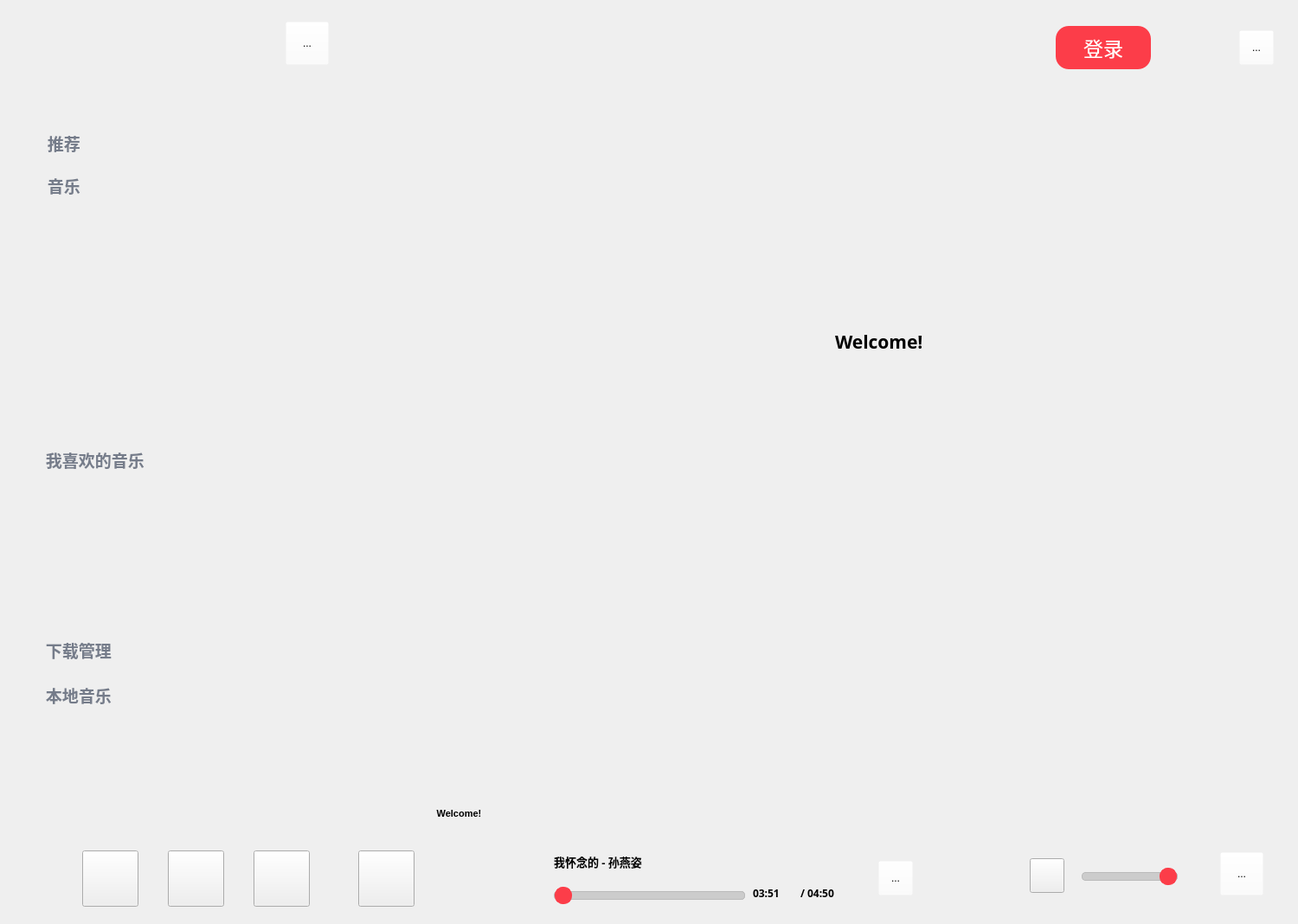
<?xml version="1.0" encoding="UTF-8"?>
<ui version="4.0">
 <class>Widget</class>
 <widget class="QWidget" name="Widget">
  <property name="geometry">
   <rect>
    <x>0</x>
    <y>0</y>
    <width>1500</width>
    <height>1068</height>
   </rect>
  </property>
  <property name="windowTitle">
   <string>Widget</string>
  </property>
  <widget class="QLabel" name="currentLyric">
   <property name="geometry">
    <rect>
     <x>320</x>
     <y>920</y>
     <width>421</width>
     <height>41</height>
    </rect>
   </property>
   <property name="font">
    <font>
     <family>Microsoft YaHei UI</family>
     <pointsize>8</pointsize>
     <weight>75</weight>
     <bold>true</bold>
     <kerning>true</kerning>
    </font>
   </property>
   <property name="text">
    <string>Welcome!</string>
   </property>
   <property name="alignment">
    <set>Qt::AlignCenter</set>
   </property>
  </widget>
  <widget class="QStackedWidget" name="stackedWidget">
   <property name="geometry">
    <rect>
     <x>292</x>
     <y>80</y>
     <width>1200</width>
     <height>850</height>
    </rect>
   </property>
   <property name="styleSheet">
    <string notr="true"/>
   </property>
   <property name="currentIndex">
    <number>0</number>
   </property>
   <widget class="QWidget" name="page_music">
    <widget class="RotateWidget" name="PostWidget" native="true">
     <property name="geometry">
      <rect>
       <x>150</x>
       <y>220</y>
       <width>400</width>
       <height>400</height>
      </rect>
     </property>
     <property name="sizePolicy">
      <sizepolicy hsizetype="Fixed" vsizetype="Fixed">
       <horstretch>0</horstretch>
       <verstretch>0</verstretch>
      </sizepolicy>
     </property>
     <property name="minimumSize">
      <size>
       <width>400</width>
       <height>400</height>
      </size>
     </property>
    </widget>
    <widget class="QWidget" name="widget_4" native="true">
     <property name="geometry">
      <rect>
       <x>673</x>
       <y>130</y>
       <width>461</width>
       <height>671</height>
      </rect>
     </property>
     <layout class="QVBoxLayout" name="verticalLayout">
      <item>
       <widget class="QLabel" name="lyricLabel_1">
        <property name="minimumSize">
         <size>
          <width>200</width>
          <height>40</height>
         </size>
        </property>
        <property name="font">
         <font>
          <family>微软雅黑 Light</family>
          <pointsize>13</pointsize>
          <stylestrategy>PreferAntialias</stylestrategy>
         </font>
        </property>
        <property name="text">
         <string/>
        </property>
        <property name="alignment">
         <set>Qt::AlignLeading|Qt::AlignLeft|Qt::AlignVCenter</set>
        </property>
        <property name="wordWrap">
         <bool>true</bool>
        </property>
       </widget>
      </item>
      <item>
       <widget class="QLabel" name="lyricLabel_2">
        <property name="minimumSize">
         <size>
          <width>200</width>
          <height>40</height>
         </size>
        </property>
        <property name="font">
         <font>
          <family>微软雅黑 Light</family>
          <pointsize>13</pointsize>
          <stylestrategy>PreferAntialias</stylestrategy>
         </font>
        </property>
        <property name="text">
         <string/>
        </property>
        <property name="alignment">
         <set>Qt::AlignLeading|Qt::AlignLeft|Qt::AlignVCenter</set>
        </property>
        <property name="wordWrap">
         <bool>true</bool>
        </property>
       </widget>
      </item>
      <item>
       <widget class="QLabel" name="lyricLabel_3">
        <property name="minimumSize">
         <size>
          <width>250</width>
          <height>50</height>
         </size>
        </property>
        <property name="font">
         <font>
          <family>微软雅黑</family>
          <pointsize>16</pointsize>
          <weight>75</weight>
          <bold>true</bold>
          <underline>false</underline>
         </font>
        </property>
        <property name="text">
         <string>Welcome!</string>
        </property>
        <property name="alignment">
         <set>Qt::AlignLeading|Qt::AlignLeft|Qt::AlignVCenter</set>
        </property>
        <property name="wordWrap">
         <bool>true</bool>
        </property>
       </widget>
      </item>
      <item>
       <widget class="QLabel" name="lyricLabel_4">
        <property name="minimumSize">
         <size>
          <width>200</width>
          <height>40</height>
         </size>
        </property>
        <property name="font">
         <font>
          <family>微软雅黑 Light</family>
          <pointsize>13</pointsize>
          <stylestrategy>PreferAntialias</stylestrategy>
         </font>
        </property>
        <property name="text">
         <string/>
        </property>
        <property name="alignment">
         <set>Qt::AlignLeading|Qt::AlignLeft|Qt::AlignVCenter</set>
        </property>
        <property name="wordWrap">
         <bool>true</bool>
        </property>
       </widget>
      </item>
      <item>
       <widget class="QLabel" name="lyricLabel_5">
        <property name="minimumSize">
         <size>
          <width>200</width>
          <height>40</height>
         </size>
        </property>
        <property name="font">
         <font>
          <family>微软雅黑 Light</family>
          <pointsize>13</pointsize>
          <stylestrategy>PreferAntialias</stylestrategy>
         </font>
        </property>
        <property name="text">
         <string/>
        </property>
        <property name="alignment">
         <set>Qt::AlignLeading|Qt::AlignLeft|Qt::AlignVCenter</set>
        </property>
        <property name="wordWrap">
         <bool>true</bool>
        </property>
       </widget>
      </item>
      <item>
       <widget class="QLabel" name="lyricLabel_6">
        <property name="minimumSize">
         <size>
          <width>200</width>
          <height>40</height>
         </size>
        </property>
        <property name="font">
         <font>
          <family>微软雅黑 Light</family>
          <pointsize>13</pointsize>
          <stylestrategy>PreferAntialias</stylestrategy>
         </font>
        </property>
        <property name="styleSheet">
         <string notr="true"/>
        </property>
        <property name="text">
         <string/>
        </property>
        <property name="alignment">
         <set>Qt::AlignLeading|Qt::AlignLeft|Qt::AlignVCenter</set>
        </property>
        <property name="wordWrap">
         <bool>true</bool>
        </property>
       </widget>
      </item>
      <item>
       <widget class="QLabel" name="lyricLabel_7">
        <property name="minimumSize">
         <size>
          <width>200</width>
          <height>40</height>
         </size>
        </property>
        <property name="font">
         <font>
          <family>微软雅黑 Light</family>
          <pointsize>13</pointsize>
          <stylestrategy>PreferAntialias</stylestrategy>
         </font>
        </property>
        <property name="styleSheet">
         <string notr="true"/>
        </property>
        <property name="text">
         <string/>
        </property>
        <property name="alignment">
         <set>Qt::AlignLeading|Qt::AlignLeft|Qt::AlignVCenter</set>
        </property>
        <property name="wordWrap">
         <bool>true</bool>
        </property>
       </widget>
      </item>
      <item>
       <widget class="QLabel" name="lyricLabel_8">
        <property name="minimumSize">
         <size>
          <width>200</width>
          <height>40</height>
         </size>
        </property>
        <property name="font">
         <font>
          <family>微软雅黑 Light</family>
          <pointsize>13</pointsize>
          <stylestrategy>PreferAntialias</stylestrategy>
         </font>
        </property>
        <property name="styleSheet">
         <string notr="true"/>
        </property>
        <property name="text">
         <string/>
        </property>
        <property name="alignment">
         <set>Qt::AlignLeading|Qt::AlignLeft|Qt::AlignVCenter</set>
        </property>
        <property name="wordWrap">
         <bool>true</bool>
        </property>
       </widget>
      </item>
      <item>
       <widget class="QLabel" name="lyricLabel_9">
        <property name="minimumSize">
         <size>
          <width>200</width>
          <height>40</height>
         </size>
        </property>
        <property name="font">
         <font>
          <family>微软雅黑 Light</family>
          <pointsize>13</pointsize>
          <stylestrategy>PreferAntialias</stylestrategy>
         </font>
        </property>
        <property name="styleSheet">
         <string notr="true"/>
        </property>
        <property name="text">
         <string/>
        </property>
        <property name="alignment">
         <set>Qt::AlignLeading|Qt::AlignLeft|Qt::AlignVCenter</set>
        </property>
        <property name="wordWrap">
         <bool>true</bool>
        </property>
       </widget>
      </item>
     </layout>
    </widget>
   </widget>
   <widget class="QWidget" name="page_home">
    <widget class="QLabel" name="label_enter_hotlist">
     <property name="geometry">
      <rect>
       <x>60</x>
       <y>80</y>
       <width>280</width>
       <height>280</height>
      </rect>
     </property>
     <property name="mouseTracking">
      <bool>true</bool>
     </property>
     <property name="styleSheet">
      <string notr="true"/>
     </property>
     <property name="text">
      <string/>
     </property>
    </widget>
    <widget class="QLabel" name="label_enter_newlist">
     <property name="geometry">
      <rect>
       <x>440</x>
       <y>80</y>
       <width>280</width>
       <height>280</height>
      </rect>
     </property>
     <property name="styleSheet">
      <string notr="true"/>
     </property>
     <property name="text">
      <string/>
     </property>
    </widget>
    <widget class="QLabel" name="label_enter_uplist">
     <property name="geometry">
      <rect>
       <x>830</x>
       <y>80</y>
       <width>280</width>
       <height>280</height>
      </rect>
     </property>
     <property name="styleSheet">
      <string notr="true"/>
     </property>
     <property name="text">
      <string/>
     </property>
    </widget>
    <widget class="QLabel" name="label_enter_goldlist">
     <property name="geometry">
      <rect>
       <x>60</x>
       <y>460</y>
       <width>280</width>
       <height>280</height>
      </rect>
     </property>
     <property name="styleSheet">
      <string notr="true"/>
     </property>
     <property name="text">
      <string/>
     </property>
    </widget>
    <widget class="QLabel" name="label_enter_jaylist">
     <property name="geometry">
      <rect>
       <x>440</x>
       <y>460</y>
       <width>280</width>
       <height>280</height>
      </rect>
     </property>
     <property name="styleSheet">
      <string notr="true"/>
     </property>
     <property name="text">
      <string/>
     </property>
    </widget>
    <widget class="QLabel" name="label_6">
     <property name="geometry">
      <rect>
       <x>30</x>
       <y>20</y>
       <width>261</width>
       <height>50</height>
      </rect>
     </property>
     <property name="font">
      <font>
       <family>Microsoft YaHei UI</family>
       <pointsize>15</pointsize>
       <weight>75</weight>
       <bold>true</bold>
      </font>
     </property>
     <property name="text">
      <string>歌单广场</string>
     </property>
    </widget>
    <widget class="QLabel" name="label_7">
     <property name="geometry">
      <rect>
       <x>130</x>
       <y>370</y>
       <width>130</width>
       <height>50</height>
      </rect>
     </property>
     <property name="font">
      <font>
       <family>Microsoft YaHei UI</family>
       <pointsize>11</pointsize>
      </font>
     </property>
     <property name="text">
      <string>热门歌曲榜</string>
     </property>
     <property name="alignment">
      <set>Qt::AlignCenter</set>
     </property>
    </widget>
    <widget class="QLabel" name="label_8">
     <property name="geometry">
      <rect>
       <x>520</x>
       <y>370</y>
       <width>130</width>
       <height>50</height>
      </rect>
     </property>
     <property name="font">
      <font>
       <family>Microsoft YaHei UI</family>
       <pointsize>11</pointsize>
      </font>
     </property>
     <property name="text">
      <string>新歌榜</string>
     </property>
     <property name="alignment">
      <set>Qt::AlignCenter</set>
     </property>
    </widget>
    <widget class="QLabel" name="label_9">
     <property name="geometry">
      <rect>
       <x>910</x>
       <y>370</y>
       <width>130</width>
       <height>50</height>
      </rect>
     </property>
     <property name="font">
      <font>
       <family>Microsoft YaHei UI</family>
       <pointsize>11</pointsize>
      </font>
     </property>
     <property name="text">
      <string>飙升榜</string>
     </property>
     <property name="alignment">
      <set>Qt::AlignCenter</set>
     </property>
    </widget>
    <widget class="QLabel" name="label_10">
     <property name="geometry">
      <rect>
       <x>130</x>
       <y>750</y>
       <width>130</width>
       <height>50</height>
      </rect>
     </property>
     <property name="font">
      <font>
       <family>Microsoft YaHei UI</family>
       <pointsize>11</pointsize>
      </font>
     </property>
     <property name="text">
      <string>华语金曲</string>
     </property>
     <property name="alignment">
      <set>Qt::AlignCenter</set>
     </property>
    </widget>
    <widget class="QLabel" name="label_11">
     <property name="geometry">
      <rect>
       <x>520</x>
       <y>750</y>
       <width>130</width>
       <height>50</height>
      </rect>
     </property>
     <property name="font">
      <font>
       <family>Microsoft YaHei UI</family>
       <pointsize>11</pointsize>
      </font>
     </property>
     <property name="text">
      <string>周杰伦精选</string>
     </property>
     <property name="alignment">
      <set>Qt::AlignCenter</set>
     </property>
    </widget>
   </widget>
   <widget class="QWidget" name="page_search"/>
   <widget class="QWidget" name="page_love">
    <widget class="QLabel" name="label_likeCover">
     <property name="geometry">
      <rect>
       <x>60</x>
       <y>40</y>
       <width>300</width>
       <height>300</height>
      </rect>
     </property>
     <property name="styleSheet">
      <string notr="true">background-color: rgb(255, 255, 255);</string>
     </property>
     <property name="text">
      <string>喜欢列表封面</string>
     </property>
    </widget>
    <widget class="QLabel" name="label_likeTitle">
     <property name="geometry">
      <rect>
       <x>400</x>
       <y>40</y>
       <width>300</width>
       <height>60</height>
      </rect>
     </property>
     <property name="font">
      <font>
       <family>Microsoft YaHei UI</family>
       <pointsize>15</pointsize>
       <weight>75</weight>
       <bold>true</bold>
      </font>
     </property>
     <property name="styleSheet">
      <string notr="true"/>
     </property>
     <property name="text">
      <string>我喜欢的音乐</string>
     </property>
    </widget>
    <widget class="QPushButton" name="pushButton_likePlay">
     <property name="geometry">
      <rect>
       <x>400</x>
       <y>270</y>
       <width>160</width>
       <height>70</height>
      </rect>
     </property>
     <property name="font">
      <font>
       <family>Microsoft YaHei UI</family>
       <pointsize>-1</pointsize>
      </font>
     </property>
     <property name="styleSheet">
      <string notr="true">QPushButton
{
    border-radius: 15px; /* 圆角半径 */
    padding: 5px; /* 内边距，避免文本紧贴边框 */
    background-color: #FC3D49; /* 背景颜色 */
    font-size: 23px; /* 字体大小*/
	color: #ffffff;
}
QPushButton:hover
{
    background-color: #e63742; /* 背景颜色 */
}

</string>
     </property>
     <property name="text">
      <string>播放</string>
     </property>
    </widget>
    <widget class="QListWidget" name="listWidget_like">
     <property name="geometry">
      <rect>
       <x>40</x>
       <y>369</y>
       <width>1135</width>
       <height>441</height>
      </rect>
     </property>
     <property name="styleSheet">
      <string notr="true">QListWidget {
    background-color: transparent; /* 设置QListWidget的背景为透明 */
    border: none; /* 不显示边框 */
    border-radius: 10px; /* 整体圆角 */
	outline:0px;
}

QListWidget::item {
    /*height: 150px; /* 设置每一项的高度 */
    border-radius: 10px; /* 每一项也设置圆角 */
    /*padding: 10px; /* 设置内边距 */
}

QListWidget::item:selected {
    /*background-color: #4CAF50; /* 选中项的背景颜色 */
    /*color: white; /* 选中项的文字颜色 */
}

QListWidget::item:hover {
    background-color: #f0f0f0; /* 鼠标悬停时项的背景颜色 */
    border-radius: 10px; /* 保持圆角 */
}
</string>
     </property>
    </widget>
   </widget>
   <widget class="QWidget" name="page_list">
    <widget class="QLabel" name="label_listCover">
     <property name="geometry">
      <rect>
       <x>60</x>
       <y>40</y>
       <width>300</width>
       <height>300</height>
      </rect>
     </property>
     <property name="styleSheet">
      <string notr="true"/>
     </property>
     <property name="text">
      <string/>
     </property>
    </widget>
    <widget class="QLabel" name="label_listTitle">
     <property name="geometry">
      <rect>
       <x>400</x>
       <y>40</y>
       <width>300</width>
       <height>60</height>
      </rect>
     </property>
     <property name="font">
      <font>
       <family>Microsoft YaHei UI</family>
       <pointsize>15</pointsize>
       <weight>75</weight>
       <bold>true</bold>
      </font>
     </property>
     <property name="styleSheet">
      <string notr="true"/>
     </property>
     <property name="text">
      <string>我喜欢的音乐-1</string>
     </property>
     <property name="alignment">
      <set>Qt::AlignLeading|Qt::AlignLeft|Qt::AlignTop</set>
     </property>
    </widget>
    <widget class="QPushButton" name="pushButton_listPlay">
     <property name="geometry">
      <rect>
       <x>400</x>
       <y>270</y>
       <width>160</width>
       <height>70</height>
      </rect>
     </property>
     <property name="font">
      <font>
       <family>Microsoft YaHei UI</family>
       <pointsize>-1</pointsize>
      </font>
     </property>
     <property name="styleSheet">
      <string notr="true">QPushButton
{
    border-radius: 15px; /* 圆角半径 */
    padding: 5px; /* 内边距，避免文本紧贴边框 */
    background-color: #FC3D49; /* 背景颜色 */
    font-size: 23px; /* 字体大小*/
	color: #ffffff;
}
QPushButton:hover
{
    background-color: #e63742; /* 背景颜色 */
}

</string>
     </property>
     <property name="text">
      <string>播放</string>
     </property>
    </widget>
    <widget class="QListWidget" name="listWidget_list">
     <property name="geometry">
      <rect>
       <x>40</x>
       <y>369</y>
       <width>1138</width>
       <height>465</height>
      </rect>
     </property>
     <property name="styleSheet">
      <string notr="true">QListWidget {
    background-color: transparent; /* 设置QListWidget的背景为透明 */
    border: none; /* 不显示边框 */
    border-radius: 10px; /* 整体圆角 */
	outline:0px;
}

QListWidget::item {
    /*height: 150px; /* 设置每一项的高度 */
    border-radius: 10px; /* 每一项也设置圆角 */
    /*padding: 10px; /* 设置内边距 */
}

QListWidget::item:selected {
    /*background-color: #4CAF50; /* 选中项的背景颜色 */
    /*color: white; /* 选中项的文字颜色 */
}

QListWidget::item:hover {
    background-color: #f0f0f0; /* 鼠标悬停时项的背景颜色 */
    border-radius: 10px; /* 保持圆角 */
}

/* 自定义滑动条的样式 */
QScrollBar:vertical {
    border: none; /* 移除边框 */
    background: #f0f0f0; /* 滑动条背景色 */
    width: 8px; /* 设置滑动条宽度 */
    margin: 0px 0px 0px 0px; /* 滑动条上下的边距 */
    border-radius: 4px; /* 圆角效果 */
}

QScrollBar::handle:vertical {
    background: #bfbfbf; /* 滑块颜色 */
    border-radius: 4px; /* 圆角效果 */
    min-height: 20px; /* 滑块的最小高度 */
}

QScrollBar::handle:vertical:hover {
    background: #a6a6a6; /* 悬停时滑块的颜色 */
}

QScrollBar::add-line:vertical, QScrollBar::sub-line:vertical {
    background: none; /* 隐藏滑动条上下的按钮 */
    height: 0px; /* 移除按钮高度 */
    width: 0px;
}

/* 防止滑块超出范围 */
QScrollBar::add-page:vertical, QScrollBar::sub-page:vertical {
    background: none;
}
</string>
     </property>
    </widget>
   </widget>
   <widget class="QWidget" name="page_download"/>
   <widget class="QWidget" name="page_local"/>
  </widget>
  <widget class="QPushButton" name="pushButton_page_music">
   <property name="geometry">
    <rect>
     <x>38</x>
     <y>190</y>
     <width>222</width>
     <height>48</height>
    </rect>
   </property>
   <property name="font">
    <font>
     <family>微软雅黑 Light</family>
     <pointsize>-1</pointsize>
     <weight>75</weight>
     <bold>true</bold>
    </font>
   </property>
   <property name="styleSheet">
    <string notr="true">QPushButton {
    background-color: transparent;
    border: 2px solid transparent;
    border-radius: 10px;
	text-align: left; padding-left: 10px;
    color: #757c8a;
	font-size: 19px;
}

QPushButton:hover {
    background-color: rgba(169, 169, 169, 0.5);  /* 灰色提示 */
}
</string>
   </property>
   <property name="text">
    <string> 音乐</string>
   </property>
   <property name="icon">
    <iconset resource="resource.qrc">
     <normaloff>:/img/page_play.png</normaloff>:/img/page_play.png</iconset>
   </property>
   <property name="iconSize">
    <size>
     <width>34</width>
     <height>34</height>
    </size>
   </property>
  </widget>
  <widget class="QPushButton" name="pushButton_page_home">
   <property name="geometry">
    <rect>
     <x>38</x>
     <y>141</y>
     <width>222</width>
     <height>48</height>
    </rect>
   </property>
   <property name="font">
    <font>
     <family>微软雅黑 Light</family>
     <pointsize>-1</pointsize>
     <weight>75</weight>
     <bold>true</bold>
    </font>
   </property>
   <property name="styleSheet">
    <string notr="true">QPushButton {
    background-color: transparent;
    border: 2px solid transparent;
    border-radius: 10px;
    /*padding: 10px 15px;*/
	color: #757c8a;
	font-size: 19px;
	text-align: left; padding-left: 10px;
}

QPushButton:hover {
    background-color: rgba(169, 169, 169, 0.5);  /* 灰色提示 */
}

</string>
   </property>
   <property name="text">
    <string> 推荐</string>
   </property>
   <property name="icon">
    <iconset resource="resource.qrc">
     <normaloff>:/img/page_home.png</normaloff>:/img/page_home.png</iconset>
   </property>
   <property name="iconSize">
    <size>
     <width>34</width>
     <height>34</height>
    </size>
   </property>
  </widget>
  <widget class="QPushButton" name="pushButton_page_love">
   <property name="geometry">
    <rect>
     <x>36</x>
     <y>507</y>
     <width>222</width>
     <height>48</height>
    </rect>
   </property>
   <property name="font">
    <font>
     <family>微软雅黑 Light</family>
     <pointsize>-1</pointsize>
     <weight>75</weight>
     <bold>true</bold>
    </font>
   </property>
   <property name="styleSheet">
    <string notr="true">QPushButton {
    background-color: transparent;
    border: 2px solid transparent;
    border-radius: 10px;
   	text-align: left; padding-left: 10px;
    color: #757c8a;
	font-size: 19px;
}

QPushButton:hover {
    background-color: rgba(169, 169, 169, 0.5);  /* 灰色提示 */
}
</string>
   </property>
   <property name="text">
    <string> 我喜欢的音乐</string>
   </property>
   <property name="icon">
    <iconset resource="resource.qrc">
     <normaloff>:/img/list_love.png</normaloff>:/img/list_love.png</iconset>
   </property>
   <property name="iconSize">
    <size>
     <width>30</width>
     <height>30</height>
    </size>
   </property>
  </widget>
  <widget class="QPushButton" name="pushButton_page_download">
   <property name="geometry">
    <rect>
     <x>36</x>
     <y>727</y>
     <width>222</width>
     <height>48</height>
    </rect>
   </property>
   <property name="font">
    <font>
     <family>微软雅黑 Light</family>
     <pointsize>-1</pointsize>
     <weight>75</weight>
     <bold>true</bold>
    </font>
   </property>
   <property name="styleSheet">
    <string notr="true">QPushButton {
    background-color: transparent;
    border: 2px solid transparent;
    border-radius: 10px;
    text-align: left; padding-left: 10px;
    color: #757c8a;
	font-size: 19px;
}

QPushButton:hover {
    background-color: rgba(169, 169, 169, 0.5);  /* 灰色提示 */
}
</string>
   </property>
   <property name="text">
    <string> 下载管理</string>
   </property>
   <property name="icon">
    <iconset resource="resource.qrc">
     <normaloff>:/img/list_download.png</normaloff>:/img/list_download.png</iconset>
   </property>
   <property name="iconSize">
    <size>
     <width>34</width>
     <height>34</height>
    </size>
   </property>
  </widget>
  <widget class="QPushButton" name="pushButton_page_local">
   <property name="geometry">
    <rect>
     <x>36</x>
     <y>779</y>
     <width>222</width>
     <height>48</height>
    </rect>
   </property>
   <property name="font">
    <font>
     <family>微软雅黑 Light</family>
     <pointsize>-1</pointsize>
     <weight>75</weight>
     <bold>true</bold>
    </font>
   </property>
   <property name="styleSheet">
    <string notr="true">QPushButton {
    background-color: transparent;
    border: 2px solid transparent;
    border-radius: 10px;
    text-align: left; padding-left: 10px;
    color: #757c8a;
	font-size: 19px;
}

QPushButton:hover {
    background-color: rgba(169, 169, 169, 0.5);  /* 灰色提示 */
}
</string>
   </property>
   <property name="text">
    <string> 本地音乐</string>
   </property>
   <property name="icon">
    <iconset resource="resource.qrc">
     <normaloff>:/img/list_local.png</normaloff>:/img/list_local.png</iconset>
   </property>
   <property name="iconSize">
    <size>
     <width>34</width>
     <height>34</height>
    </size>
   </property>
  </widget>
  <widget class="QPushButton" name="pushButton_login">
   <property name="geometry">
    <rect>
     <x>1220</x>
     <y>30</y>
     <width>110</width>
     <height>50</height>
    </rect>
   </property>
   <property name="font">
    <font>
     <family>Microsoft YaHei UI</family>
     <pointsize>-1</pointsize>
    </font>
   </property>
   <property name="styleSheet">
    <string notr="true">QPushButton
{
    border-radius: 15px; /* 圆角半径 */
    padding: 5px; /* 内边距，避免文本紧贴边框 */
    background-color: #FC3D49; /* 背景颜色 */
    font-size: 23px; /* 字体大小*/
	color: #ffffff;
}
QPushButton:hover
{
    background-color: #e63742; /* 背景颜色 */
}

</string>
   </property>
   <property name="text">
    <string>登录</string>
   </property>
  </widget>
  <widget class="QToolButton" name="toolButton_playlist">
   <property name="geometry">
    <rect>
     <x>1410</x>
     <y>985</y>
     <width>50</width>
     <height>50</height>
    </rect>
   </property>
   <property name="styleSheet">
    <string notr="true">background-color:rgba(255,255,255,0);</string>
   </property>
   <property name="text">
    <string>...</string>
   </property>
   <property name="icon">
    <iconset resource="resource.qrc">
     <normaloff>:/img/icon_playlist.png</normaloff>:/img/icon_playlist.png</iconset>
   </property>
   <property name="iconSize">
    <size>
     <width>50</width>
     <height>50</height>
    </size>
   </property>
  </widget>
  <widget class="QToolButton" name="toolButton_settings">
   <property name="geometry">
    <rect>
     <x>1432</x>
     <y>35</y>
     <width>40</width>
     <height>40</height>
    </rect>
   </property>
   <property name="styleSheet">
    <string notr="true">QToolButton
{
	background-color:rgba(255,255,255,0);
}

QToolButton::menu-indicator
{
     /* 该代码用于设计隐藏三角形箭头 */
     width:0px;

}
</string>
   </property>
   <property name="text">
    <string>...</string>
   </property>
   <property name="icon">
    <iconset resource="resource.qrc">
     <normaloff>:/img/setting.png</normaloff>:/img/setting.png</iconset>
   </property>
   <property name="iconSize">
    <size>
     <width>40</width>
     <height>40</height>
    </size>
   </property>
   <property name="arrowType">
    <enum>Qt::NoArrow</enum>
   </property>
  </widget>
  <widget class="QToolButton" name="toolButton_like">
   <property name="geometry">
    <rect>
     <x>1015</x>
     <y>995</y>
     <width>40</width>
     <height>40</height>
    </rect>
   </property>
   <property name="minimumSize">
    <size>
     <width>40</width>
     <height>40</height>
    </size>
   </property>
   <property name="styleSheet">
    <string notr="true">background-color:rgba(255,255,255,0);</string>
   </property>
   <property name="text">
    <string>...</string>
   </property>
   <property name="icon">
    <iconset resource="resource.qrc">
     <normaloff>:/img/dislike.png</normaloff>:/img/dislike.png</iconset>
   </property>
   <property name="iconSize">
    <size>
     <width>40</width>
     <height>40</height>
    </size>
   </property>
  </widget>
  <widget class="QWidget" name="widget" native="true">
   <property name="geometry">
    <rect>
     <x>80</x>
     <y>970</y>
     <width>415</width>
     <height>91</height>
    </rect>
   </property>
   <property name="minimumSize">
    <size>
     <width>293</width>
     <height>86</height>
    </size>
   </property>
   <layout class="QHBoxLayout" name="horizontalLayout">
    <item>
     <widget class="QPushButton" name="prevBtn">
      <property name="minimumSize">
       <size>
        <width>65</width>
        <height>65</height>
       </size>
      </property>
      <property name="maximumSize">
       <size>
        <width>65</width>
        <height>65</height>
       </size>
      </property>
      <property name="text">
       <string/>
      </property>
     </widget>
    </item>
    <item>
     <spacer name="horizontalSpacer_3">
      <property name="orientation">
       <enum>Qt::Horizontal</enum>
      </property>
      <property name="sizeType">
       <enum>QSizePolicy::Fixed</enum>
      </property>
      <property name="sizeHint" stdset="0">
       <size>
        <width>13</width>
        <height>20</height>
       </size>
      </property>
     </spacer>
    </item>
    <item>
     <widget class="QPushButton" name="playerBtn">
      <property name="minimumSize">
       <size>
        <width>65</width>
        <height>65</height>
       </size>
      </property>
      <property name="maximumSize">
       <size>
        <width>65</width>
        <height>65</height>
       </size>
      </property>
      <property name="text">
       <string/>
      </property>
     </widget>
    </item>
    <item>
     <spacer name="horizontalSpacer_2">
      <property name="orientation">
       <enum>Qt::Horizontal</enum>
      </property>
      <property name="sizeType">
       <enum>QSizePolicy::Fixed</enum>
      </property>
      <property name="sizeHint" stdset="0">
       <size>
        <width>13</width>
        <height>20</height>
       </size>
      </property>
     </spacer>
    </item>
    <item>
     <widget class="QPushButton" name="nextBtn">
      <property name="minimumSize">
       <size>
        <width>65</width>
        <height>65</height>
       </size>
      </property>
      <property name="maximumSize">
       <size>
        <width>65</width>
        <height>65</height>
       </size>
      </property>
      <property name="text">
       <string/>
      </property>
     </widget>
    </item>
    <item>
     <spacer name="horizontalSpacer">
      <property name="orientation">
       <enum>Qt::Horizontal</enum>
      </property>
      <property name="sizeType">
       <enum>QSizePolicy::Fixed</enum>
      </property>
      <property name="sizeHint" stdset="0">
       <size>
        <width>35</width>
        <height>20</height>
       </size>
      </property>
     </spacer>
    </item>
    <item>
     <widget class="QPushButton" name="modeBtn">
      <property name="minimumSize">
       <size>
        <width>65</width>
        <height>65</height>
       </size>
      </property>
      <property name="maximumSize">
       <size>
        <width>65</width>
        <height>65</height>
       </size>
      </property>
      <property name="text">
       <string/>
      </property>
     </widget>
    </item>
   </layout>
  </widget>
  <widget class="QWidget" name="widget_2" native="true">
   <property name="geometry">
    <rect>
     <x>520</x>
     <y>959</y>
     <width>485</width>
     <height>101</height>
    </rect>
   </property>
   <property name="minimumSize">
    <size>
     <width>461</width>
     <height>101</height>
    </size>
   </property>
   <property name="layoutDirection">
    <enum>Qt::LeftToRight</enum>
   </property>
   <widget class="QLabel" name="albumPic">
    <property name="geometry">
     <rect>
      <x>10</x>
      <y>10</y>
      <width>85</width>
      <height>85</height>
     </rect>
    </property>
    <property name="styleSheet">
     <string notr="true">QLabel {
    /*border-radius: 10px;  /* 设置圆角半径 */
    /*padding: 5px;  /* 可选，给文本周围留些空白 */

}</string>
    </property>
    <property name="text">
     <string/>
    </property>
   </widget>
   <widget class="QSlider" name="processBar">
    <property name="geometry">
     <rect>
      <x>120</x>
      <y>65</y>
      <width>221</width>
      <height>22</height>
     </rect>
    </property>
    <property name="sizePolicy">
     <sizepolicy hsizetype="Preferred" vsizetype="Preferred">
      <horstretch>0</horstretch>
      <verstretch>0</verstretch>
     </sizepolicy>
    </property>
    <property name="styleSheet">
     <string notr="true">QSlider::groove:horizontal {
    border: 1px solid #bbb; /* 滑槽的边框颜色 */
    background: #ccc; /* 滑槽的背景颜色 */
    height: 8px; /* 滑槽的高度 */
    border-radius: 4px; /* 滑槽的圆角半径 */
}
 
QSlider::handle:horizontal {
    background: #FC3D49; /* 滑块的背景颜色 */
    border: 1px solid #FC3D49; /* 滑块的边框颜色 */
    width: 18px; /* 滑块的宽度 */
    height: 18px; /* 滑块的高度 */
    border-radius: 9px; /* 滑块的圆角半径，确保滑块是圆形 */
    margin: -6px 0; /* 滑块超出滑槽的边距 */
}
 
QSlider::sub-page:horizontal {
    /* 使用线性渐变实现已通过部分的渐变效果 */
    background: qlineargradient(
        spread: pad, /* 填充模式 */
        x1: 0, y1: 0, /* 起点位置 */
        x2: 1, y2: 0, /* 终点位置（水平渐变） */
        stop: 0 #FC3D49, /* 起始颜色 */
        stop: 1 #fc9c9e /* 结束颜色 */
    );
    /*border: 1px solid #FC3D49; /* 已通过部分的边框颜色 */
    height: 8px; /* 已通过部分的高度 */
    border-radius: 4px; /* 已通过部分的圆角半径 */
}
 
QSlider::add-page:horizontal {
    background: #ccc; /* 未通过部分的背景颜色 */
    border: 1px solid #bbb; /* 未通过部分的边框颜色 */
    height: 8px; /* 未通过部分的高度 */
    border-radius: 4px; /* 未通过部分的圆角半径 */
}
</string>
    </property>
    <property name="orientation">
     <enum>Qt::Horizontal</enum>
    </property>
   </widget>
   <widget class="QLabel" name="songName">
    <property name="geometry">
     <rect>
      <x>120</x>
      <y>25</y>
      <width>350</width>
      <height>23</height>
     </rect>
    </property>
    <property name="font">
     <font>
      <family>Microsoft YaHei UI Light</family>
      <pointsize>10</pointsize>
      <weight>75</weight>
      <bold>true</bold>
     </font>
    </property>
    <property name="text">
     <string>我怀念的 - 孙燕姿</string>
    </property>
   </widget>
   <widget class="QLabel" name="currentTime">
    <property name="geometry">
     <rect>
      <x>350</x>
      <y>58</y>
      <width>55</width>
      <height>30</height>
     </rect>
    </property>
    <property name="font">
     <font>
      <family>微软雅黑 Light</family>
      <weight>75</weight>
      <bold>true</bold>
     </font>
    </property>
    <property name="text">
     <string>03:51</string>
    </property>
   </widget>
   <widget class="QLabel" name="totalTime">
    <property name="geometry">
     <rect>
      <x>405</x>
      <y>58</y>
      <width>71</width>
      <height>30</height>
     </rect>
    </property>
    <property name="font">
     <font>
      <family>微软雅黑 Light</family>
      <weight>75</weight>
      <bold>true</bold>
     </font>
    </property>
    <property name="text">
     <string>/ 04:50</string>
    </property>
   </widget>
  </widget>
  <widget class="QWidget" name="widget_3" native="true">
   <property name="geometry">
    <rect>
     <x>1180</x>
     <y>962</y>
     <width>221</width>
     <height>80</height>
    </rect>
   </property>
   <property name="minimumSize">
    <size>
     <width>181</width>
     <height>80</height>
    </size>
   </property>
   <widget class="QSlider" name="soundBar">
    <property name="geometry">
     <rect>
      <x>70</x>
      <y>40</y>
      <width>111</width>
      <height>22</height>
     </rect>
    </property>
    <property name="styleSheet">
     <string notr="true">QSlider::groove:horizontal {
    border: 1px solid #bbb; /* 滑槽的边框颜色 */
    background: #ccc; /* 滑槽的背景颜色 */
    height: 8px; /* 滑槽的高度 */
    border-radius: 4px; /* 滑槽的圆角半径 */
}
 
QSlider::handle:horizontal {
    background: #FC3D49; /* 滑块的背景颜色 */
    border: 1px solid #FC3D49; /* 滑块的边框颜色 */
    width: 18px; /* 滑块的宽度 */
    height: 18px; /* 滑块的高度 */
    border-radius: 9px; /* 滑块的圆角半径，确保滑块是圆形 */
    margin: -6px 0; /* 滑块超出滑槽的边距 */
}
 
QSlider::sub-page:horizontal {
    /* 使用线性渐变实现已通过部分的渐变效果 */
    background: qlineargradient(
        spread: pad, /* 填充模式 */
        x1: 0, y1: 0, /* 起点位置 */
        x2: 1, y2: 0, /* 终点位置（水平渐变） */
        stop: 0 #FC3D49, /* 起始颜色 */
        stop: 1 #fc9c9e /* 结束颜色 */
    );
    /*border: 1px solid #FC3D49; /* 已通过部分的边框颜色 */
    height: 8px; /* 已通过部分的高度 */
    border-radius: 4px; /* 已通过部分的圆角半径 */
}
 
QSlider::add-page:horizontal {
    background: #ccc; /* 未通过部分的背景颜色 */
    border: 1px solid #bbb; /* 未通过部分的边框颜色 */
    height: 8px; /* 未通过部分的高度 */
    border-radius: 4px; /* 未通过部分的圆角半径 */
}</string>
    </property>
    <property name="value">
     <number>99</number>
    </property>
    <property name="orientation">
     <enum>Qt::Horizontal</enum>
    </property>
   </widget>
   <widget class="QPushButton" name="soundBtn">
    <property name="geometry">
     <rect>
      <x>10</x>
      <y>30</y>
      <width>40</width>
      <height>40</height>
     </rect>
    </property>
    <property name="text">
     <string/>
    </property>
   </widget>
  </widget>
  <widget class="QToolButton" name="toolButton_back">
   <property name="geometry">
    <rect>
     <x>330</x>
     <y>25</y>
     <width>50</width>
     <height>50</height>
    </rect>
   </property>
   <property name="styleSheet">
    <string notr="true">background-color:rgba(255,255,255,0);</string>
   </property>
   <property name="text">
    <string>...</string>
   </property>
   <property name="icon">
    <iconset resource="resource.qrc">
     <normaloff>:/img/back.png</normaloff>:/img/back.png</iconset>
   </property>
  </widget>
  <widget class="QLabel" name="label_headimg">
   <property name="geometry">
    <rect>
     <x>1240</x>
     <y>33</y>
     <width>45</width>
     <height>45</height>
    </rect>
   </property>
   <property name="styleSheet">
    <string notr="true"/>
   </property>
   <property name="text">
    <string/>
   </property>
  </widget>
  <widget class="QLabel" name="label_username">
   <property name="geometry">
    <rect>
     <x>1295</x>
     <y>40</y>
     <width>131</width>
     <height>31</height>
    </rect>
   </property>
   <property name="font">
    <font>
     <family>Microsoft YaHei UI</family>
    </font>
   </property>
   <property name="styleSheet">
    <string notr="true">color: #757c8a;</string>
   </property>
   <property name="text">
    <string/>
   </property>
  </widget>
  <zorder>currentLyric</zorder>
  <zorder>stackedWidget</zorder>
  <zorder>pushButton_page_music</zorder>
  <zorder>pushButton_page_home</zorder>
  <zorder>pushButton_page_love</zorder>
  <zorder>pushButton_page_download</zorder>
  <zorder>pushButton_page_local</zorder>
  <zorder>toolButton_playlist</zorder>
  <zorder>toolButton_settings</zorder>
  <zorder>toolButton_like</zorder>
  <zorder>widget</zorder>
  <zorder>widget_2</zorder>
  <zorder>widget_3</zorder>
  <zorder>toolButton_back</zorder>
  <zorder>label_headimg</zorder>
  <zorder>label_username</zorder>
  <zorder>pushButton_login</zorder>
 </widget>
 <customwidgets>
  <customwidget>
   <class>RotateWidget</class>
   <extends>QWidget</extends>
   <header location="global">rotatewidget.h</header>
   <container>1</container>
  </customwidget>
 </customwidgets>
 <resources>
  <include location="resource.qrc"/>
 </resources>
 <connections/>
</ui>
